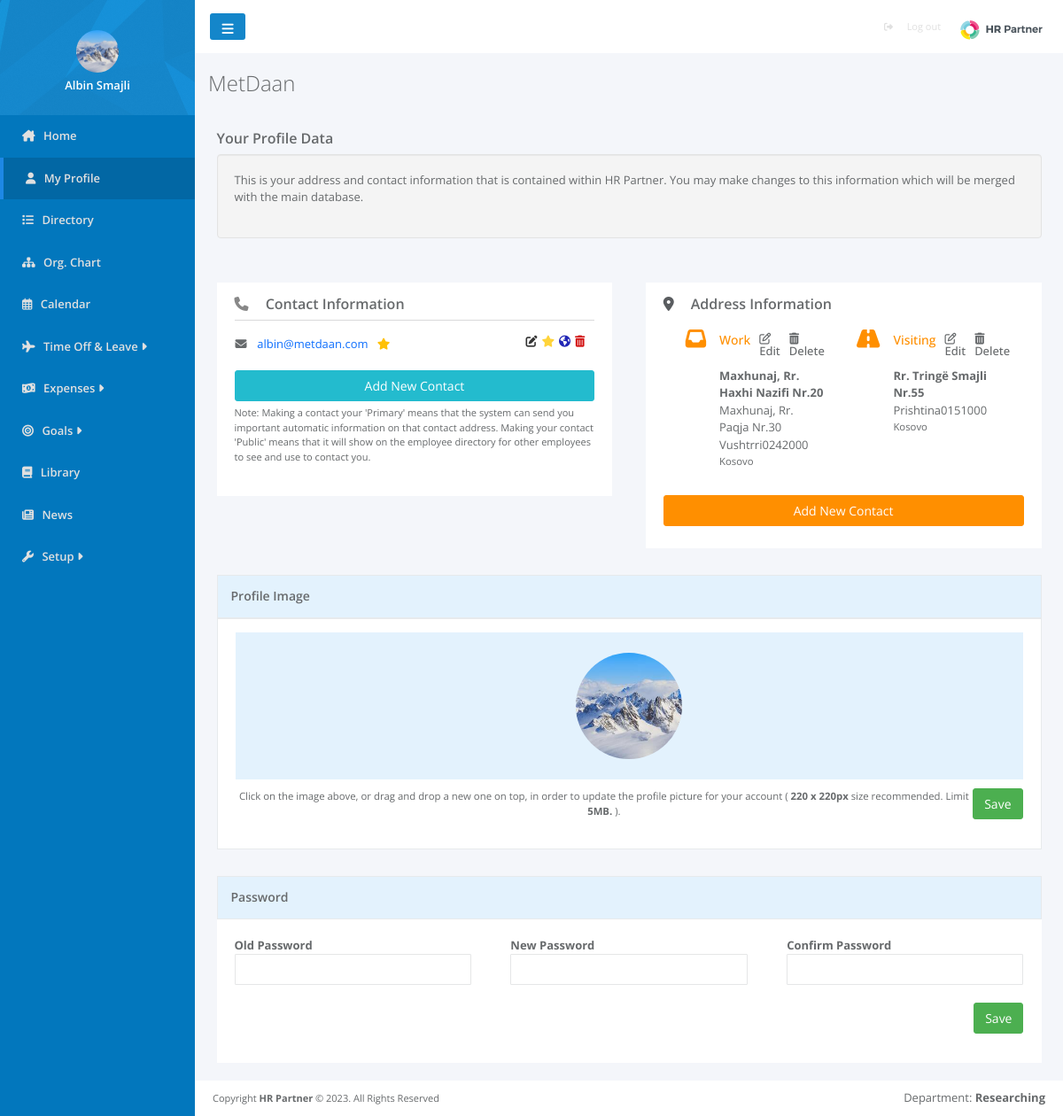
Screenshot of /pages/myProfile.php (signed in) with the database file from the repository.
### tables this page shows
CREATE TABLE `users` (
  `user_id` int(100) NOT NULL,
  `image` varchar(500) DEFAULT NULL,
  `name` varchar(200) NOT NULL,
  `surname` varchar(200) NOT NULL,
  `email` varchar(200) NOT NULL,
  `password` varchar(500) NOT NULL,
  `Position_ID` int(11) DEFAULT NULL,
  `Departament_ID` int(11) DEFAULT NULL,
  `role` int(11) NOT NULL,
  `location` varchar(100) DEFAULT NULL,
  `status` varchar(100) DEFAULT NULL,
  `report_to` int(11) DEFAULT NULL,
  `gender` varchar(10) DEFAULT NULL,
  `born` date DEFAULT NULL,
  `started` date DEFAULT NULL,
  `company` int(11) DEFAULT NULL
);

CREATE TABLE `contact` (
  `contact_id` int(11) NOT NULL,
  `contact_type` varchar(200) NOT NULL,
  `details` varchar(100) NOT NULL,
  `primary_contact` tinyint(1) DEFAULT 0,
  `public` tinyint(1) DEFAULT 0,
  `emergency` tinyint(1) DEFAULT 0,
  `extra_info` varchar(500) NOT NULL,
  `user_id` int(11) NOT NULL
);

CREATE TABLE `adress` (
  `adress_id` int(11) NOT NULL,
  `address_type` varchar(200) DEFAULT NULL,
  `address_line_1` varchar(200) DEFAULT NULL,
  `address_line_2` varchar(200) DEFAULT NULL,
  `city` varchar(100) DEFAULT NULL,
  `state` varchar(100) DEFAULT NULL,
  `zip_code` int(11) DEFAULT NULL,
  `country` varchar(100) DEFAULT NULL,
  `user_id` int(11) NOT NULL
);

### pages/myProfile.php (the view, shortened to what the rows shown need)
<?php
require_once '../config.php';
$userId = $_SESSION['user_id'];
$sql = "SELECT u.user_id, u.image from users u where user_id=$userId";
$prep = $con->prepare($sql);
$prep->execute();
$userImages = $prep->fetchAll();
$adressquery = "SELECT * from adress a where user_id=$userId";
$prep = $con->prepare($adressquery);
$prep->execute();
$addresses = $prep->fetchAll();
$contactquery = "SELECT * from contact a where user_id=$userId";
$prep = $con->prepare($contactquery);
$prep->execute();
$contacts = $prep->fetchAll();
?>
<head>
    <link href="https://cdn.jsdelivr.net/npm/bootstrap@5.3.1/dist/css/bootstrap.min.css" rel="stylesheet"
>
    <link rel="stylesheet" href="../css/myprofile.css">
</head>
<body>
    <div>
        <?php include '../template/sidebar.php' ?>
    </div>
    <div id="main">
        <div class="name">
            <?php echo "<h2>" . $_SESSION['company_name'] . "</h2>"; ?>
        </div>
        <div class="row">
            <div class="row_2">
                <div class="row_3">
                    <div id="employeecontactlist">
                        <table>
                            <tbody>
                                <?php foreach ($contacts as $contact): ?>
                                    <tr>
                                        <td>
                                            <?php if ($contact['contact_type'] === 'Email') { ?>
                                                <i class="fa-solid fa-envelope"></i>
                                            <?php } elseif ($contact['contact_type'] === 'Google+') { ?>
                                                <i class="fa-brands fa-google-plus-g"></i>
                                            <?php } else { ?>
                                                <i class="fa-brands fa-<?= $contact['contact_type'] ?>"></i>
                                            <?php } ?>
                                        </td>
                                        <td>
                                            <a href="<?= $contact['details'] ?>">
                                                <?= $contact['details'] ?> &nbsp;
                                            </a>
                                            <?php if ($contact['primary_contact'] == 1): ?>
                                                <i class="fa fa-star text-warning"></i>
                                            <?php endif ?>
                                        </td>
                                        <td class="options">
                                            <a data-bs-toggle="modal"
                                                data-bs-target="#edit_contact_modal<?= $contact['contact_id'] ?>"
                                                data-bs-whatever="@mdo"><i class="fa-solid fa-pen-to-square"></i>
                                            </a>
                                            <form action="./addContactLogic.php" method="post">
                                                <?php if ($contact['primary_contact'] == 1) {
                                                    ?>
                                                    <button type="submit" name="removePrimary">
                                                        <i class="fa-solid fa-star" style="color: #FFD43B;"></i>
                                                    </button>
                                                <?php } else { ?>
                                                    <button type="submit" name="makePrimary">
                                                        <i class="fa-regular fa-star" style="color: #FFD43B;"></i>
                                                    </button>
                                                <?php } ?>
                                            </form>
                                            <form action="./addContactLogic.php" method="post">
                                                <?php if ($contact['public'] == 1) {
                                                    ?>
                                                    <button type="submit" name="removePublic">
                                                        <i class="fa fa-globe m-r-sm" style="color: #2126b5;"></i>
                                                    </button>
                                                <?php } else { ?>
                                                    <button type="submit" name="makePublic">
                                                        <i class="fa fa-globe m-r-sm" style="color: #2126b5;"></i>
                                                    </button>
                                                <?php } ?>
                                            </form>
                                            <button type="submit" name="deleteContact">
                                                <a href="deleteContact.php?contact_id=<?= $contact['contact_id'] ?>"> <i
                                                        class="fa-solid fa-trash-can" style="color: #d20f0f;"></i></a>
                                            </button>
                                        </td>
                                    </tr>
                                <?php endforeach ?>
                            </tbody>
                        </table>
                    </div>
                </div>
                <div class="row_3">
                    <div id="employeeaddresslist">
                        <?php if (count($addresses) === 0) { ?>
                            <p>There are no addresses yet entered for you. Press the 'Add New Address' button below to start
                                adding them.</p>
                        <?php } elseif (count($addresses) > 0) { ?>
                            <?php foreach ($addresses as $address) { ?>
                                <div class="addresElements">
                                    <?php if ($address['address_type'] === "Visiting") { ?>
                                        <i class="fa fa-2x fa-road"></i>
                                    <?php } ?>
                                    <?php if ($address['address_type'] === "Work") { ?>
                                        <i class="fa fa-2x fa-inbox"></i>
                                    <?php } ?>
                                    <div class="address">
                                        <h4><?= $address['address_type'] ?>
                                            <a data-bs-toggle="modal"
                                                data-bs-target="#edit_address_modal<?= $address['adress_id'] ?>"
                                                data-bs-whatever="@mdo"><i class="fa-regular fa-pen-to-square"></i>
                                                Edit</a>
                                            <a href="deleteAddress.php?adress_id=<?= $address['adress_id'] ?>"> <i
                                                    class="fa-solid fa-trash-can"></i>
                                                Delete</a>
                                        </h4>
                                        <Strong><?= $address['address_line_1'] ?></Strong>
                                        <p><?= $address['address_line_2'] ?></p>
                                        <p><?= $address['city'] ?><?= $address['state'] ?><?= $address['zip_code'] ?></p>
                                        <p><small><?= $address['country'] ?></small></p>
                                    </div>
                                </div>
                            <?php } ?>
                        <?php } ?>
                    </div>
                </div>
            </div>
        </div>
        <div class="row">
            <div class="profileImage">
                <div id="profileimgBody">
                    <form action="" method="POST" enctype="multipart/form-data">
                        <label for="profileIMG">
                            <?php foreach ($userImages as $userImage): ?>
                                <img src="../userIMG/<?= $userImage['image'] ?>" alt="" width="120px" height="120px">
                            <?php endforeach; ?>
                        </label>
                    </form>
                </div>
            </div>
        </div>
    </div>
</body>
</html>

### template/sidebar.php (shortened to what the rows shown need)
<?php $sql = "SELECT u.user_id, u.image from users u where user_id=$userId";
$prep = $con->prepare($sql);
$prep->execute();
$userImages = $prep->fetchAll();
?>
<head>
    <link rel="stylesheet" href="../css/index.css">
</head>
<div id="sidebar">
    <ul id="sidebarElements">
        <li id="profile">
            <div class="profile-element">
                <span class="profile-element-image">
                    <?php foreach ($userImages as $userImage): ?>
                        <img src="../userIMG/<?= $userImage['image'] ?>" alt="">
                    <?php endforeach; ?>
                </span>
            </div>
        </li>
    </ul>
</div>

### rows the page displays
users: image (picture)
contact: contact_type "Email" (drawn), details "albin@metdaan.com", primary_contact 1 (drawn), public 1 (drawn)
adress: address_type "Work", address_line_1 "Maxhunaj, Rr. Haxhi Nazifi Nr.20", address_line_2 "Maxhunaj, Rr. Paqja Nr.30", city "Vushtrri", state "02", zip_code "42000", country "Kosovo"
adress: address_type "Visiting", address_line_1 "Rr. Tringë Smajli Nr.55", city "Prishtina", state "01", zip_code "51000", country "Kosovo"

### other values shown
$userName "Albin Smajli"
$_SESSION['company_name'] "MetDaan"
$_SESSION['departament'] "Researching"
